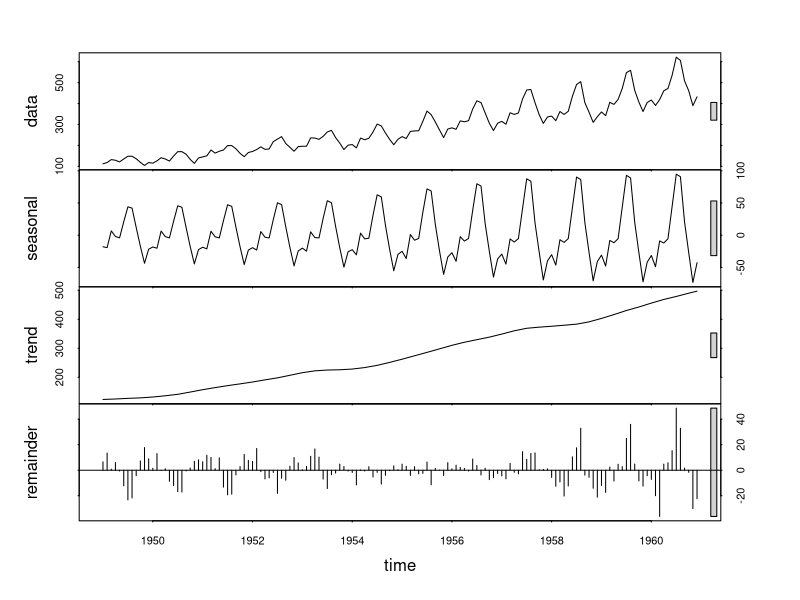
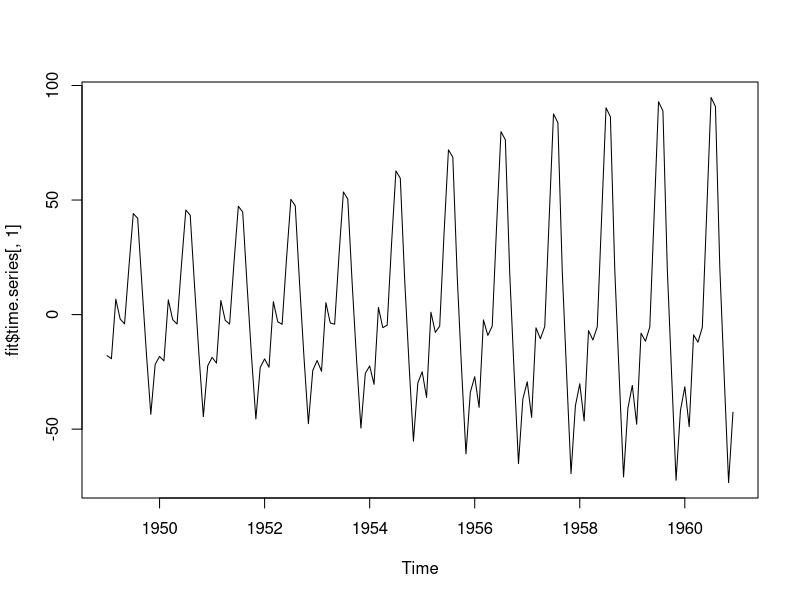
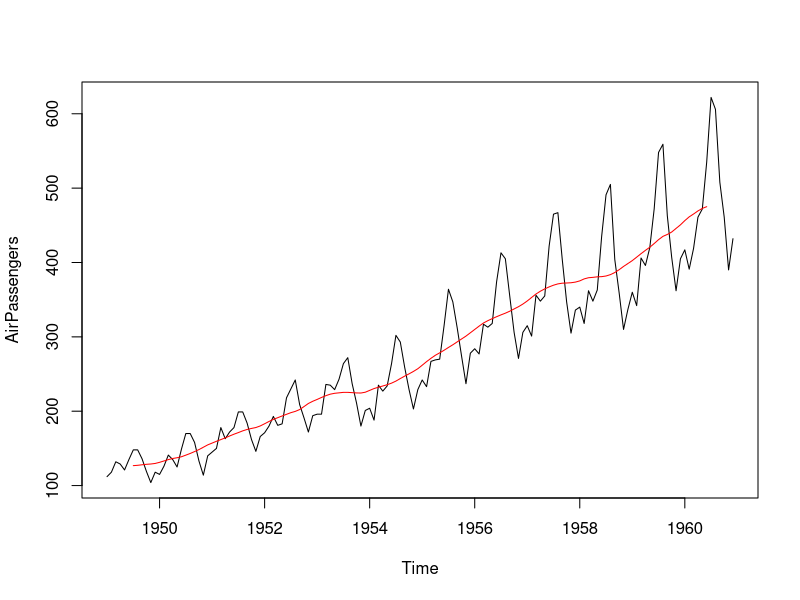
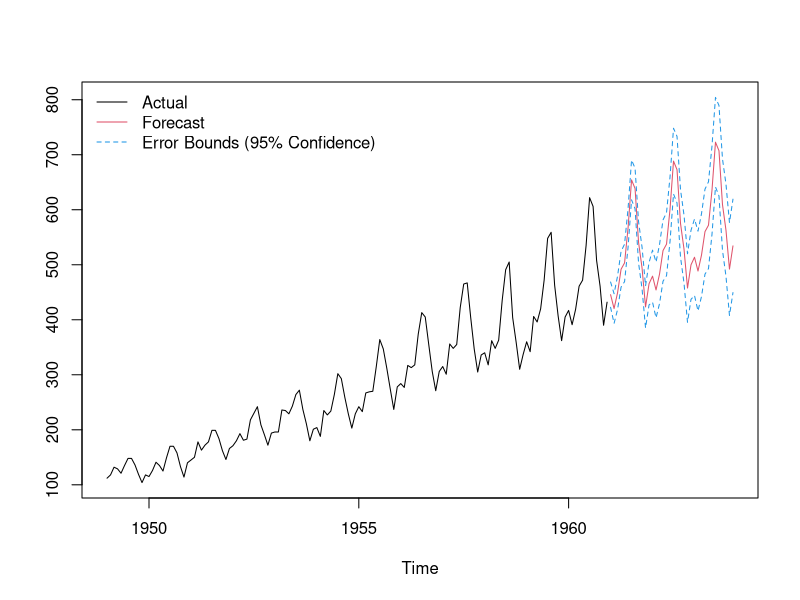
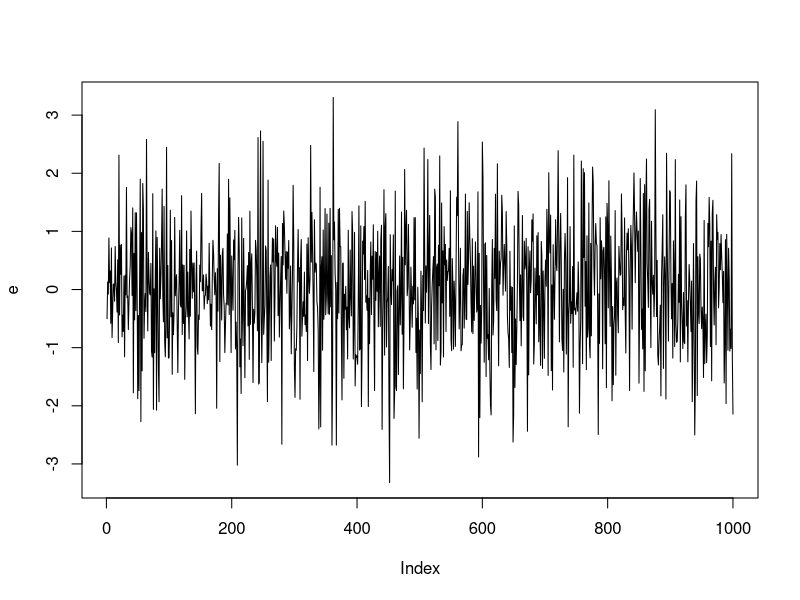
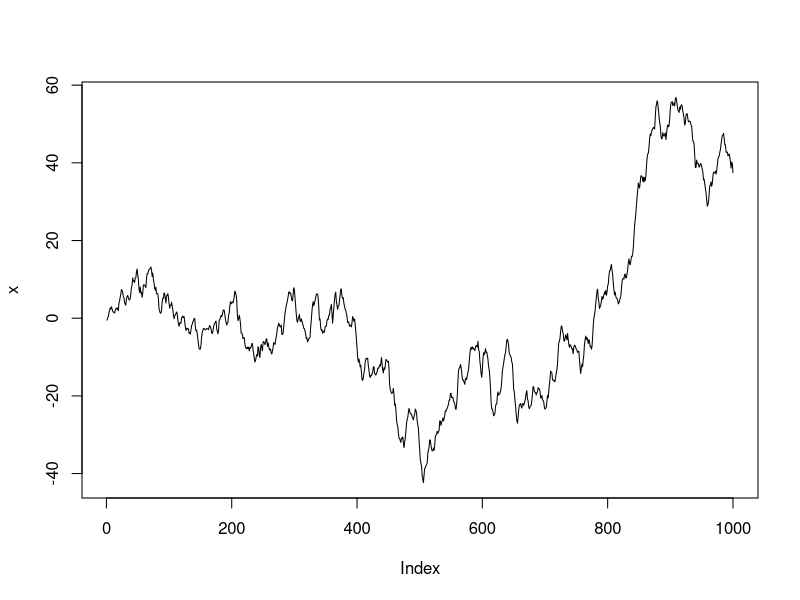
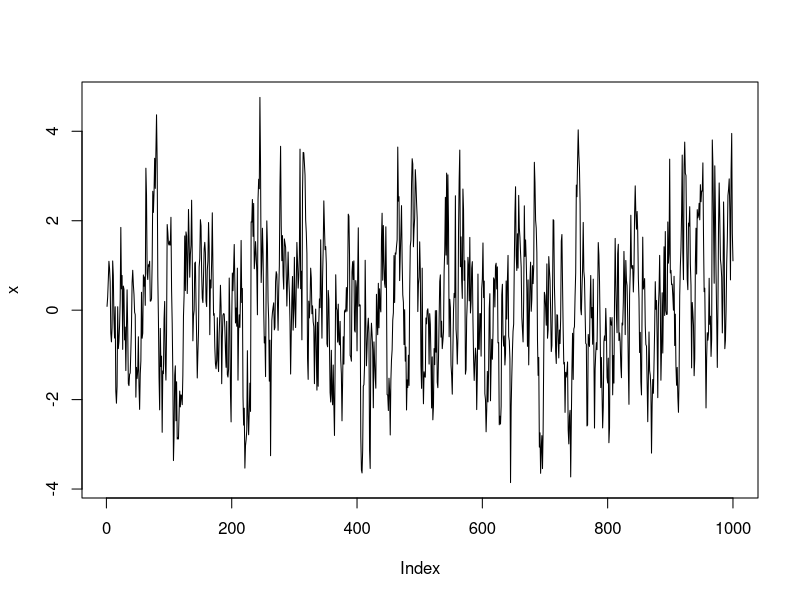
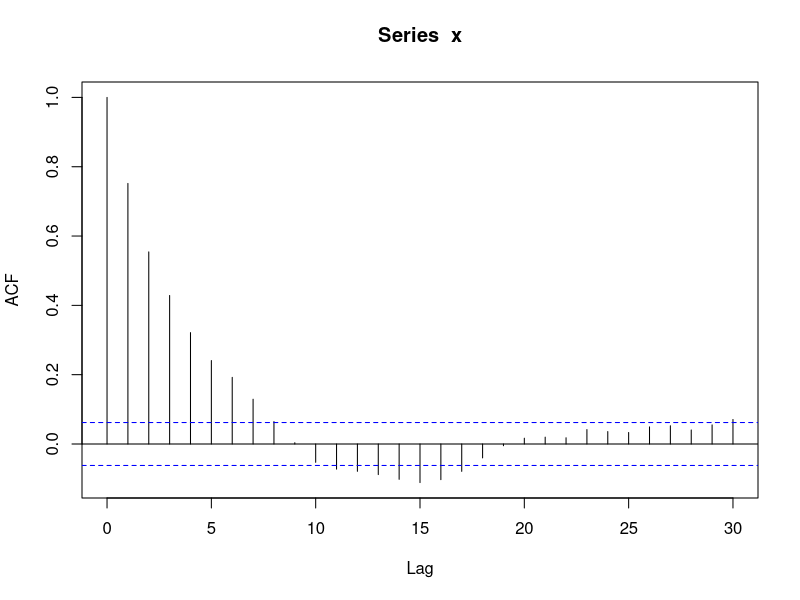

These charts were generated, in order, by the following R code:
## Time series decomposition 
fit <- stl(AirPassengers, s.window = 12)
fit
plot(fit)
plot(fit$time.series[,1])

## moving averages
# install.packages("forecast")
library(forecast)
ma(AirPassengers, order = 12)
plot(AirPassengers)
lines(ma(AirPassengers, order = 12), col = "red")

## Easy way to do forecasting

fit <- auto.arima(AirPassengers)
pred <- predict(fit, n.ahead  = 36)
U <- pred$pred + 2*pred$se        # upper limit 95% confidence interval 
L <- pred$pred - 2*pred$se        # lower limit 95% confidence interval
ts.plot(AirPassengers, pred$pred, U, L, 
        col=c(1,2,4,4), lty = c(1,1,2,2))
legend("topleft", c("Actual", "Forecast", "Error Bounds (95% Confidence)"), 
       col=c(1,2,4), lty=c(1,1,2), bty = 'n')

## Stationary Series
## A series whose statistical properties such as mean, variance, autocorrelation,
## are also constant over time
set.seed(100)
e <- rnorm(1000)
plot(e, type = "l")
start <- 20
end <- start + 300
y <- e[start:end]
mean(y)
sd(y)

## Non-stationary series
set.seed(100)
e <- rnorm(1000)
x <- e
for (i in 3:1000){
  x[i] <- 1.5*x[i-1] - 0.5*x[i-2] + e[i]
}
plot(x, type = "l")

start <- 700
end <- start + 300
y <- x[start:end]
mean(y)
sd(y)


## Ways to generate stationary series 
# 1
set.seed(200)
e <- rnorm(1000)
x <- e
for (i in 2:1000){
  x[i] <- 0.8*x[i-1] + e[i]
}

plot(x, type = "l")
acf(x)
pacf(x)

# 2
set.seed(200)
e <- rnorm(1000)
x <- e
theta1 <- 0.95
for (i in 2:1000) {
  x[i]<- e[i] + theta1*e[i-1]
}

plot(x, type = "l")

pacf(x)
acf(x)
theta1/(1 + theta1^2)


## Forecasting using ARIMA model
## a) Making the series stationary

plot(AirPassengers)
plot(log(AirPassengers))
plot(diff(log(AirPassengers), lag = 12))
v1 <- diff(log(AirPassengers), lag = 12)
plot(v1)
v2 <- diff(v1)
plot(v2)

## test to check if the series is stationary
##install.packages("tseries")
library(tseries)
kpss.test(AirPassengers)
kpss.test(log(AirPassengers))
kpss.test(v1)
kpss.test(v2)

## Extract the parameter
acf(v2)
pacf(v2)

## Fit the data to arima model using the extracted parameter
fit <- arima(log(AirPassengers), order=c(0,1,1), 
             seasonal = list(order=c(0,1,1), period=12))

## Make the forcast
pred <- predict(fit, n.ahead = 3*12)
exp(pred$pred)
ts.plot(AirPassengers, exp(pred$pred), col=c(1,2), lty = c(1,1))

## Find the upper and lower limit
pred <- predict(fit, n.ahead = 3*12) 
U <- pred$pred + 2*pred$se        # upper limit 95% confidence interval 
L <- pred$pred - 2*pred$se        # lower limit 95% confidence interval

ts.plot(AirPassengers, exp(pred$pred), exp(U), exp(L), 
        col=c(1,2,4,4), lty = c(1,1,2,2))
legend("topleft", c("Actual", "Forecast", "Error Bounds (95% Confidence)"), 
       col=c(1,2,4), lty=c(1,1,2), bty = 'n')




